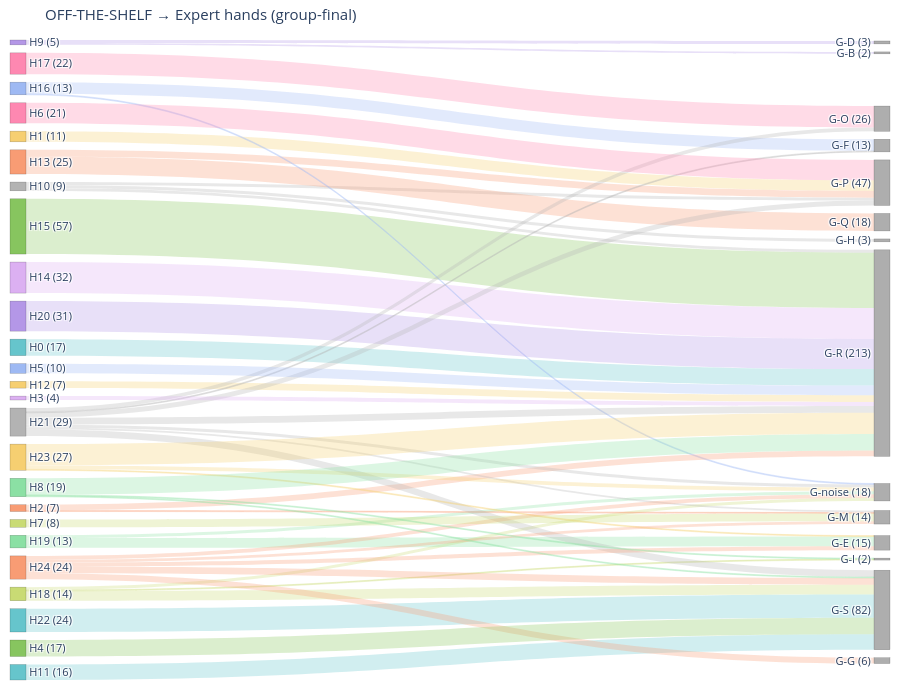

Write notebook code for a chart like this one.
### Code cell
two_way_sankey(df, 'OFF-THE-SHELF', 'human-final',
               left_prefix='H', right_prefix='G',
               title='OFF-THE-SHELF → Expert hands (group-final)')

### Figure 1 — Plotly figure (JSON) as saved in the notebook; plotly's stock layout.template omitted (floating-point values rounded to 4 significant figures)
{"data": [{"link": {"color": ["rgba(102, 197, 204,0.3)", "rgba(246, 207, 113,0.3)", "rgba(179, 179, 179,0.3)", "rgba(179, 179, 179,0.3)", "rgba(179, 179, 179,0.3)", "rgba(102, 197, 204,0.3)", "rgba(246, 207, 113,0.3)", "rgba(248, 156, 116,0.3)", "rgba(248, 156, 116,0.3)", "rgba(220, 176, 242,0.3)", "rgba(135, 197, 95,0.3)", "rgba(158, 185, 243,0.3)", "rgba(158, 185, 243,0.3)", "rgba(254, 136, 177,0.3)", "rgba(201, 219, 116,0.3)", "rgba(201, 219, 116,0.3)", "rgba(201, 219, 116,0.3)", "rgba(139, 224, 164,0.3)", "rgba(139, 224, 164,0.3)", "rgba(248, 156, 116,0.3)", "rgba(248, 156, 116,0.3)", "rgba(180, 151, 231,0.3)", "rgba(179, 179, 179,0.3)", "rgba(179, 179, 179,0.3)", "rgba(179, 179, 179,0.3)", "rgba(179, 179, 179,0.3)", "rgba(179, 179, 179,0.3)", "rgba(179, 179, 179,0.3)", "rgba(179, 179, 179,0.3)", "rgba(102, 197, 204,0.3)", "rgba(246, 207, 113,0.3)", "rgba(246, 207, 113,0.3)", "rgba(246, 207, 113,0.3)", "rgba(248, 156, 116,0.3)", "rgba(248, 156, 116,0.3)", "rgba(248, 156, 116,0.3)", "rgba(248, 156, 116,0.3)", "rgba(248, 156, 116,0.3)", "rgba(220, 176, 242,0.3)", "rgba(135, 197, 95,0.3)", "rgba(158, 185, 243,0.3)", "rgba(254, 136, 177,0.3)", "rgba(201, 219, 116,0.3)", "rgba(139, 224, 164,0.3)", "rgba(139, 224, 164,0.3)", "rgba(139, 224, 164,0.3)", "rgba(180, 151, 231,0.3)", "rgba(180, 151, 231,0.3)"], "source": [0, 1, 10, 10, 10, 11, 12, 13, 13, 14, 15, 16, 16, 17, 18, 18, 18, 19, 19, 2, 2, 20, 21, 21, 21, 21, 21, 21, 21, 22, 23, 23, 23, 24, 24, 24, 24, 24, 3, 4, 5, 6, 7, 8, 8, 8, 9, 9], "target": [36, 34, 30, 34, 36, 37, 36, 34, 35, 36, 36, 28, 38, 33, 31, 37, 38, 27, 38, 32, 36, 36, 28, 32, 33, 34, 36, 37, 38, 37, 27, 36, 38, 27, 29, 32, 37, 38, 36, 37, 36, 34, 32, 31, 36, 37, 25, 26], "value": [17, 11, 3, 3, 3, 16, 7, 7, 18, 32, 57, 12, 1, 22, 1, 10, 3, 10, 3, 1, 6, 31, 1, 2, 4, 5, 7, 7, 3, 24, 1, 22, 4, 4, 6, 3, 7, 4, 4, 17, 10, 21, 8, 1, 17, 1, 2, 3]}, "node": {"color": ["rgb(102, 197, 204)", "rgb(246, 207, 113)", "rgb(248, 156, 116)", "rgb(220, 176, 242)", "rgb(135, 197, 95)", "rgb(158, 185, 243)", "rgb(254, 136, 177)", "rgb(201, 219, 116)", "rgb(139, 224, 164)", "rgb(180, 151, 231)", "rgb(179, 179, 179)", "rgb(102, 197, 204)", "rgb(246, 207, 113)", "rgb(248, 156, 116)", "rgb(220, 176, 242)", "rgb(135, 197, 95)", "rgb(158, 185, 243)", "rgb(254, 136, 177)", "rgb(201, 219, 116)", "rgb(139, 224, 164)", "rgb(180, 151, 231)", "rgb(179, 179, 179)", "rgb(102, 197, 204)", "rgb(246, 207, 113)", "rgb(248, 156, 116)", "rgba(140,140,140,0.7)", "rgba(140,140,140,0.7)", "rgba(140,140,140,0.7)", "rgba(140,140,140,0.7)", "rgba(140,140,140,0.7)", "rgba(140,140,140,0.7)", "rgba(140,140,140,0.7)", "rgba(140,140,140,0.7)", "rgba(140,140,140,0.7)", "rgba(140,140,140,0.7)", "rgba(140,140,140,0.7)", "rgba(140,140,140,0.7)", "rgba(140,140,140,0.7)", "rgba(140,140,140,0.7)"], "label": ["H0 (17)", "H1 (11)", "H2 (7)", "H3 (4)", "H4 (17)", "H5 (10)", "H6 (21)", "H7 (8)", "H8 (19)", "H9 (5)", "H10 (9)", "H11 (16)", "H12 (7)", "H13 (25)", "H14 (32)", "H15 (57)", "H16 (13)", "H17 (22)", "H18 (14)", "H19 (13)", "H20 (31)", "H21 (29)", "H22 (24)", "H23 (27)", "H24 (24)", "G-B (2)", "G-D (3)", "G-E (15)", "G-F (13)", "G-G (6)", "G-H (3)", "G-I (2)", "G-M (14)", "G-O (26)", "G-P (47)", "G-Q (18)", "G-R (213)", "G-S (82)", "G-noise (18)"], "line": {"color": "rgba(0,0,0,0.3)", "width": 0.5}, "pad": 8, "thickness": 16}, "type": "sankey"}], "layout": {"font": {"size": 11}, "height": 700, "margin": {"b": 20, "l": 10, "r": 10, "t": 40}, "title": {"text": "OFF-THE-SHELF → Expert hands (group-final)"}, "width": 900}}
